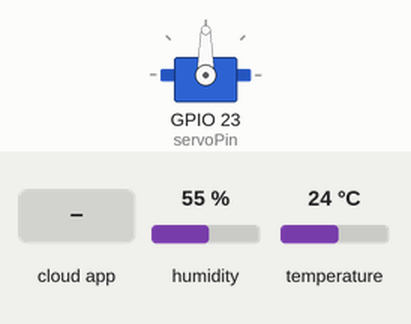
A sketch run on a simulated ESP32. Parts: servo. The test bench sets the inputs (shaded band); at power-on: humidity 55 %, temperature 24 °C. WiFi joins after 1.5 s; servers stay silent unless stated; the Firebase database answers and starts empty; what the sketch prints to the serial monitor is not drawn.

Above: at 2.7 s.
2.8 s: the phone or cloud app sets switch to 1
At 4.28 s:
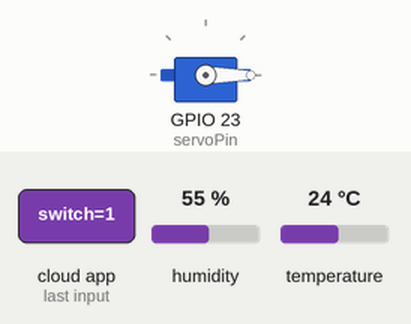
At 6.0 s:
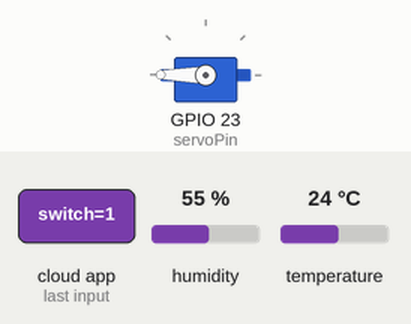
6.3 s: the phone or cloud app sets switch to 0
At 7.4 s:
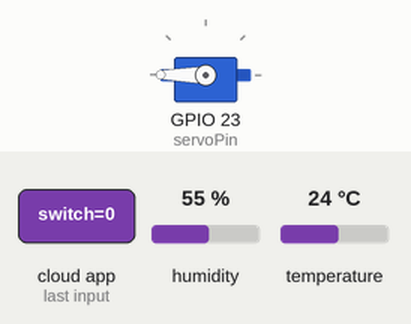
Timing chart, 0 to 9.3 s (numbered marks = the images above; inputs shaded):
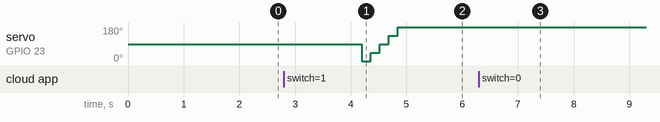

Measured:
- after the input at 2.8 s, servo on GPIO 23 (servoPin): 90° → 0° after 1.4 s, → 45° 0.16 s later, → 90° 0.16 s later, → 135° 0.16 s later, … (5 changes in this stretch)
- after the input at 6.3 s, servo on GPIO 23 (servoPin): stops changing and stays 180°

The sketch:

Firebase.ino
```cpp
#include <WiFi.h>
#include <Servo.h>
#include "DHT.h"
#define DHTTYPE DHT11
#include "FirebaseESP32.h"

#define FIREBASE_HOST "https://miniproject-fb647-default-rtdb.asia-southeast1.firebasedatabase.app/"
#define FIREBASE_AUTH "Sls8XR4cmpLxG3Ezk6Ew6LJl1uSAYtXeBmqE9orq"
#define WIFI_SSID "Matiaj kamu"
#define WIFI_PASSWORD "matiajakamu"


#define DHTPIN 22
#define servoPin 23
DHT dht(DHTPIN,DHTTYPE);
FirebaseData firebaseData;
Servo myServo;


void setup() {
  // put your setup code here, to run once:
  Serial.begin(9600);

  dht.begin();
  myServo.attach(servoPin);
  initWifi();
  }

void loop() {
  // put your main code here, to run repeatedly:
   // put your main code here, to run repeatedly:

  float failed=0;
  float t=dht.readTemperature();
  float h = dht.readHumidity();
  if (isnan(t) || isnan(h)) {
    Serial.println(F("Failed to read from DHT sensor!"));
    return;
  }
  if(Firebase.getInt(firebaseData,"/data/switch")){

    if(firebaseData.intData() == 1){
      Firebase.setFloat(firebaseData ,"/data/temperature" , t);
      Serial.print(F("%  Temperature: "));
      Serial.print(t);
      Serial.println(F("°C "));
      Firebase.setFloat(firebaseData ,"/data/humidity" , h);
      Serial.print(F("%  Humadity: "));
      Serial.println(h);

      int posDegrees1= 0;
      int posDegrees2= 45;
      int posDegrees3= 90;
      int posDegrees4= 135;
      int posDegrees5= 180;
      int posDegrees6= 225;
      int posDegrees7= 270;
      int posDegrees8= 315;
      int posDegrees9= 360;

      myServo.write(posDegrees1);
      Firebase.setFloat(firebaseData ,"/data/Servo" , posDegrees1);
      delay(10);
      myServo.write(posDegrees2);
      Firebase.setFloat(firebaseData ,"/data/Servo" , posDegrees2);
      delay(10);
      myServo.write(posDegrees3);
      Firebase.setFloat(firebaseData ,"/data/Servo" , posDegrees3);
      delay(10);
      myServo.write(posDegrees4);
      Firebase.setFloat(firebaseData ,"/data/Servo" , posDegrees4);
      delay(10);
      myServo.write(posDegrees5);
      Firebase.setFloat(firebaseData ,"/data/Servo" , posDegrees5);
      delay(10);
      myServo.write(posDegrees6);
      Firebase.setFloat(firebaseData ,"/data/Servo" , posDegrees6);
      delay(10);
      myServo.write(posDegrees7);
      Firebase.setFloat(firebaseData ,"/data/Servo" , posDegrees7);
      delay(10);
      myServo.write(posDegrees8);
      Firebase.setFloat(firebaseData ,"/data/Servo" , posDegrees8);
      delay(10);
      myServo.write(posDegrees9);
      Firebase.setFloat(firebaseData ,"/data/Servo" , posDegrees9);
      delay(10);

    }else{
      Firebase.setFloat(firebaseData ,"/data/temperature" , failed);
      Firebase.setFloat(firebaseData ,"/data/humidity" , failed);
      Firebase.setFloat(firebaseData ,"/data/Servo" , failed);
    }

  }
  delay(500);
}

void initWifi(){
  WiFi.begin(WIFI_SSID, WIFI_PASSWORD);
  Serial.print("Connecting to Wi-Fi");
  while (WiFi.status() != WL_CONNECTED)
  {
    Serial.print(".");
    delay(300);
  }
  Serial.println();
  Serial.print("Connected with IP: ");
  Serial.println(WiFi.localIP());
  Serial.println();

  Firebase.begin(FIREBASE_HOST, FIREBASE_AUTH);
  Firebase.reconnectWiFi(true);

  //Set database read timeout to 1 minute (max 15 minutes)
  Firebase.setReadTimeout(firebaseData, 1000 * 60);
  //tiny, small, medium, large and unlimited.
  //Size and its write timeout e.g. tiny (1s), small (10s), medium (30s) and large (60s).
  Firebase.setwriteSizeLimit(firebaseData, "tiny");
}
```
